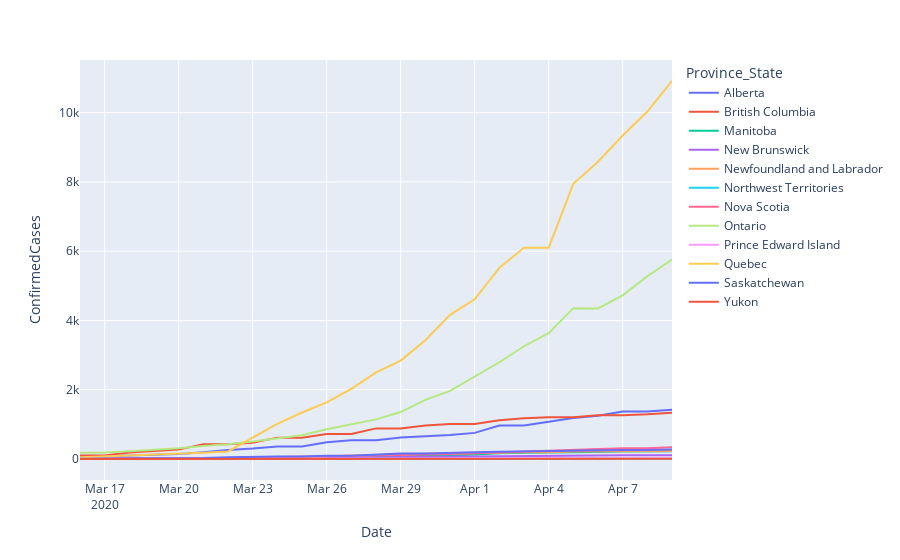

Notebook source saved alongside this figure:
### Code cell
px.line(can_df, x='Date', y='ConfirmedCases', color='Province_State', hover_data=['Fatalities'])

### Figure 1 — Plotly figure (JSON) as saved in the notebook; plotly's stock layout.template omitted (floating-point values rounded to 4 significant figures)
{"data": [{"customdata": [[0], [0], [0], [0], [1], [1], [1], [1], [1], [2], [2], [2], [2], [2], [3], [8], [9], [13], [13], [18], [20], [23], [24], [26], [29]], "hovertemplate": "Province_State=Alberta<br>Date=%{x}<br>ConfirmedCases=%{y}<br>Fatalities=%{customdata[0]}<extra></extra>", "legendgroup": "Alberta", "line": {"color": "#636efa", "dash": "solid"}, "mode": "lines", "name": "Alberta", "showlegend": true, "type": "scatter", "x": ["2020-03-16T00:00:00", "2020-03-17T00:00:00", "2020-03-18T00:00:00", "2020-03-19T00:00:00", "2020-03-20T00:00:00", "2020-03-21T00:00:00", "2020-03-22T00:00:00", "2020-03-23T00:00:00", "2020-03-24T00:00:00", "2020-03-25T00:00:00", "2020-03-26T00:00:00", "2020-03-27T00:00:00", "2020-03-28T00:00:00", "2020-03-29T00:00:00", "2020-03-30T00:00:00", "2020-03-31T00:00:00", "2020-04-01T00:00:00", "2020-04-02T00:00:00", "2020-04-03T00:00:00", "2020-04-04T00:00:00", "2020-04-05T00:00:00", "2020-04-06T00:00:00", "2020-04-07T00:00:00", "2020-04-08T00:00:00", "2020-04-09T00:00:00"], "xaxis": "x", "y": [56, 74, 97, 119, 146, 195, 259, 301, 359, 358, 486, 542, 542, 621, 661, 690, 754, 969, 969, 1075, 1181, 1250, 1373, 1373, 1423], "yaxis": "y"}, {"customdata": [[4], [4], [7], [7], [8], [10], [10], [13], [13], [13], [14], [14], [17], [17], [19], [24], [24], [31], [31], [38], [38], [38], [39], [43], [48]], "hovertemplate": "Province_State=British Columbia<br>Date=%{x}<br>ConfirmedCases=%{y}<br>Fatalities=%{customdata[0]}<extra></extra>", "legendgroup": "British Columbia", "line": {"color": "#EF553B", "dash": "solid"}, "mode": "lines", "name": "British Columbia", "showlegend": true, "type": "scatter", "x": ["2020-03-16T00:00:00", "2020-03-17T00:00:00", "2020-03-18T00:00:00", "2020-03-19T00:00:00", "2020-03-20T00:00:00", "2020-03-21T00:00:00", "2020-03-22T00:00:00", "2020-03-23T00:00:00", "2020-03-24T00:00:00", "2020-03-25T00:00:00", "2020-03-26T00:00:00", "2020-03-27T00:00:00", "2020-03-28T00:00:00", "2020-03-29T00:00:00", "2020-03-30T00:00:00", "2020-03-31T00:00:00", "2020-04-01T00:00:00", "2020-04-02T00:00:00", "2020-04-03T00:00:00", "2020-04-04T00:00:00", "2020-04-05T00:00:00", "2020-04-06T00:00:00", "2020-04-07T00:00:00", "2020-04-08T00:00:00", "2020-04-09T00:00:00"], "xaxis": "x", "y": [103, 103, 186, 231, 271, 424, 424, 472, 617, 617, 725, 725, 884, 884, 970, 1013, 1013, 1121, 1174, 1203, 1203, 1266, 1266, 1291, 1336], "yaxis": "y"}, {"customdata": [[0], [0], [0], [0], [0], [0], [0], [0], [0], [0], [0], [1], [1], [1], [1], [1], [1], [1], [2], [2], [2], [2], [3], [3], [3]], "hovertemplate": "Province_State=Manitoba<br>Date=%{x}<br>ConfirmedCases=%{y}<br>Fatalities=%{customdata[0]}<extra></extra>", "legendgroup": "Manitoba", "line": {"color": "#00cc96", "dash": "solid"}, "mode": "lines", "name": "Manitoba", "showlegend": true, "type": "scatter", "x": ["2020-03-16T00:00:00", "2020-03-17T00:00:00", "2020-03-18T00:00:00", "2020-03-19T00:00:00", "2020-03-20T00:00:00", "2020-03-21T00:00:00", "2020-03-22T00:00:00", "2020-03-23T00:00:00", "2020-03-24T00:00:00", "2020-03-25T00:00:00", "2020-03-26T00:00:00", "2020-03-27T00:00:00", "2020-03-28T00:00:00", "2020-03-29T00:00:00", "2020-03-30T00:00:00", "2020-03-31T00:00:00", "2020-04-01T00:00:00", "2020-04-02T00:00:00", "2020-04-03T00:00:00", "2020-04-04T00:00:00", "2020-04-05T00:00:00", "2020-04-06T00:00:00", "2020-04-07T00:00:00", "2020-04-08T00:00:00", "2020-04-09T00:00:00"], "xaxis": "x", "y": [7, 8, 15, 17, 17, 18, 20, 20, 21, 35, 36, 39, 64, 72, 96, 103, 127, 167, 182, 182, 203, 203, 217, 217, 221], "yaxis": "y"}, {"customdata": [[0], [0], [0], [0], [0], [0], [0], [0], [0], [0], [0], [0], [0], [0], [0], [0], [0], [0], [0], [0], [0], [0], [0], [0], [0]], "hovertemplate": "Province_State=New Brunswick<br>Date=%{x}<br>ConfirmedCases=%{y}<br>Fatalities=%{customdata[0]}<extra></extra>", "legendgroup": "New Brunswick", "line": {"color": "#ab63fa", "dash": "solid"}, "mode": "lines", "name": "New Brunswick", "showlegend": true, "type": "scatter", "x": ["2020-03-16T00:00:00", "2020-03-17T00:00:00", "2020-03-18T00:00:00", "2020-03-19T00:00:00", "2020-03-20T00:00:00", "2020-03-21T00:00:00", "2020-03-22T00:00:00", "2020-03-23T00:00:00", "2020-03-24T00:00:00", "2020-03-25T00:00:00", "2020-03-26T00:00:00", "2020-03-27T00:00:00", "2020-03-28T00:00:00", "2020-03-29T00:00:00", "2020-03-30T00:00:00", "2020-03-31T00:00:00", "2020-04-01T00:00:00", "2020-04-02T00:00:00", "2020-04-03T00:00:00", "2020-04-04T00:00:00", "2020-04-05T00:00:00", "2020-04-06T00:00:00", "2020-04-07T00:00:00", "2020-04-08T00:00:00", "2020-04-09T00:00:00"], "xaxis": "x", "y": [6, 8, 11, 11, 11, 17, 17, 17, 18, 18, 33, 45, 51, 66, 68, 70, 81, 91, 91, 91, 98, 103, 105, 105, 108], "yaxis": "y"}, {"customdata": [[0], [0], [0], [0], [0], [0], [0], [0], [0], [0], [0], [0], [0], [0], [1], [1], [1], [1], [1], [1], [1], [1], [1], [1], [2]], "hovertemplate": "Province_State=Newfoundland and Labrador<br>Date=%{x}<br>ConfirmedCases=%{y}<br>Fatalities=%{customdata[0]}<extra></extra>", "legendgroup": "Newfoundland and Labrador", "line": {"color": "#FFA15A", "dash": "solid"}, "mode": "lines", "name": "Newfoundland and Labrador", "showlegend": true, "type": "scatter", "x": ["2020-03-16T00:00:00", "2020-03-17T00:00:00", "2020-03-18T00:00:00", "2020-03-19T00:00:00", "2020-03-20T00:00:00", "2020-03-21T00:00:00", "2020-03-22T00:00:00", "2020-03-23T00:00:00", "2020-03-24T00:00:00", "2020-03-25T00:00:00", "2020-03-26T00:00:00", "2020-03-27T00:00:00", "2020-03-28T00:00:00", "2020-03-29T00:00:00", "2020-03-30T00:00:00", "2020-03-31T00:00:00", "2020-04-01T00:00:00", "2020-04-02T00:00:00", "2020-04-03T00:00:00", "2020-04-04T00:00:00", "2020-04-05T00:00:00", "2020-04-06T00:00:00", "2020-04-07T00:00:00", "2020-04-08T00:00:00", "2020-04-09T00:00:00"], "xaxis": "x", "y": [1, 3, 3, 3, 4, 6, 9, 24, 35, 35, 82, 102, 120, 135, 148, 152, 175, 183, 195, 195, 217, 226, 228, 228, 232], "yaxis": "y"}, {"customdata": [[0], [0], [0], [0], [0], [0], [0], [0], [0], [0], [0], [0], [0], [0], [0], [0], [0], [0], [0], [0], [0], [0], [0], [0], [0]], "hovertemplate": "Province_State=Northwest Territories<br>Date=%{x}<br>ConfirmedCases=%{y}<br>Fatalities=%{customdata[0]}<extra></extra>", "legendgroup": "Northwest Territories", "line": {"color": "#19d3f3", "dash": "solid"}, "mode": "lines", "name": "Northwest Territories", "showlegend": true, "type": "scatter", "x": ["2020-03-16T00:00:00", "2020-03-17T00:00:00", "2020-03-18T00:00:00", "2020-03-19T00:00:00", "2020-03-20T00:00:00", "2020-03-21T00:00:00", "2020-03-22T00:00:00", "2020-03-23T00:00:00", "2020-03-24T00:00:00", "2020-03-25T00:00:00", "2020-03-26T00:00:00", "2020-03-27T00:00:00", "2020-03-28T00:00:00", "2020-03-29T00:00:00", "2020-03-30T00:00:00", "2020-03-31T00:00:00", "2020-04-01T00:00:00", "2020-04-02T00:00:00", "2020-04-03T00:00:00", "2020-04-04T00:00:00", "2020-04-05T00:00:00", "2020-04-06T00:00:00", "2020-04-07T00:00:00", "2020-04-08T00:00:00", "2020-04-09T00:00:00"], "xaxis": "x", "y": [0, 0, 0, 0, 0, 0, 0, 0, 0, 0, 1, 1, 1, 1, 1, 1, 2, 2, 2, 4, 4, 5, 5, 5, 5], "yaxis": "y"}, {"customdata": [[0], [0], [0], [0], [0], [0], [0], [0], [0], [0], [0], [0], [0], [0], [0], [0], [0], [0], [0], [0], [0], [0], [1], [1], [1]], "hovertemplate": "Province_State=Nova Scotia<br>Date=%{x}<br>ConfirmedCases=%{y}<br>Fatalities=%{customdata[0]}<extra></extra>", "legendgroup": "Nova Scotia", "line": {"color": "#FF6692", "dash": "solid"}, "mode": "lines", "name": "Nova Scotia", "showlegend": true, "type": "scatter", "x": ["2020-03-16T00:00:00", "2020-03-17T00:00:00", "2020-03-18T00:00:00", "2020-03-19T00:00:00", "2020-03-20T00:00:00", "2020-03-21T00:00:00", "2020-03-22T00:00:00", "2020-03-23T00:00:00", "2020-03-24T00:00:00", "2020-03-25T00:00:00", "2020-03-26T00:00:00", "2020-03-27T00:00:00", "2020-03-28T00:00:00", "2020-03-29T00:00:00", "2020-03-30T00:00:00", "2020-03-31T00:00:00", "2020-04-01T00:00:00", "2020-04-02T00:00:00", "2020-04-03T00:00:00", "2020-04-04T00:00:00", "2020-04-05T00:00:00", "2020-04-06T00:00:00", "2020-04-07T00:00:00", "2020-04-08T00:00:00", "2020-04-09T00:00:00"], "xaxis": "x", "y": [5, 7, 12, 14, 15, 21, 28, 41, 51, 68, 73, 90, 110, 122, 127, 147, 173, 193, 207, 236, 262, 293, 310, 310, 342], "yaxis": "y"}, {"customdata": [[0], [1], [1], [1], [2], [3], [5], [6], [7], [8], [13], [18], [18], [21], [31], [33], [37], [53], [67], [94], [119], [150], [153], [153], [200]], "hovertemplate": "Province_State=Ontario<br>Date=%{x}<br>ConfirmedCases=%{y}<br>Fatalities=%{customdata[0]}<extra></extra>", "legendgroup": "Ontario", "line": {"color": "#B6E880", "dash": "solid"}, "mode": "lines", "name": "Ontario", "showlegend": true, "type": "scatter", "x": ["2020-03-16T00:00:00", "2020-03-17T00:00:00", "2020-03-18T00:00:00", "2020-03-19T00:00:00", "2020-03-20T00:00:00", "2020-03-21T00:00:00", "2020-03-22T00:00:00", "2020-03-23T00:00:00", "2020-03-24T00:00:00", "2020-03-25T00:00:00", "2020-03-26T00:00:00", "2020-03-27T00:00:00", "2020-03-28T00:00:00", "2020-03-29T00:00:00", "2020-03-30T00:00:00", "2020-03-31T00:00:00", "2020-04-01T00:00:00", "2020-04-02T00:00:00", "2020-04-03T00:00:00", "2020-04-04T00:00:00", "2020-04-05T00:00:00", "2020-04-06T00:00:00", "2020-04-07T00:00:00", "2020-04-08T00:00:00", "2020-04-09T00:00:00"], "xaxis": "x", "y": [177, 185, 221, 257, 308, 377, 425, 503, 588, 688, 858, 994, 1144, 1355, 1706, 1966, 2392, 2793, 3255, 3630, 4354, 4347, 4726, 5276, 5759], "yaxis": "y"}, {"customdata": [[0], [0], [0], [0], [0], [0], [0], [0], [0], [0], [0], [0], [0], [0], [0], [0], [0], [0], [0], [0], [0], [0], [0], [1], [0]], "hovertemplate": "Province_State=Prince Edward Island<br>Date=%{x}<br>ConfirmedCases=%{y}<br>Fatalities=%{customdata[0]}<extra></extra>", "legendgroup": "Prince Edward Island", "line": {"color": "#FF97FF", "dash": "solid"}, "mode": "lines", "name": "Prince Edward Island", "showlegend": true, "type": "scatter", "x": ["2020-03-16T00:00:00", "2020-03-17T00:00:00", "2020-03-18T00:00:00", "2020-03-19T00:00:00", "2020-03-20T00:00:00", "2020-03-21T00:00:00", "2020-03-22T00:00:00", "2020-03-23T00:00:00", "2020-03-24T00:00:00", "2020-03-25T00:00:00", "2020-03-26T00:00:00", "2020-03-27T00:00:00", "2020-03-28T00:00:00", "2020-03-29T00:00:00", "2020-03-30T00:00:00", "2020-03-31T00:00:00", "2020-04-01T00:00:00", "2020-04-02T00:00:00", "2020-04-03T00:00:00", "2020-04-04T00:00:00", "2020-04-05T00:00:00", "2020-04-06T00:00:00", "2020-04-07T00:00:00", "2020-04-08T00:00:00", "2020-04-09T00:00:00"], "xaxis": "x", "y": [1, 1, 1, 2, 2, 2, 3, 3, 3, 5, 5, 9, 11, 11, 18, 21, 21, 22, 22, 22, 22, 22, 22, 25, 25], "yaxis": "y"}, {"customdata": [[0], [0], [0], [1], [1], [5], [4], [4], [4], [6], [8], [18], [22], [22], [22], [31], [33], [36], [61], [61], [75], [121], [150], [175], [216]], "hovertemplate": "Province_State=Quebec<br>Date=%{x}<br>ConfirmedCases=%{y}<br>Fatalities=%{customdata[0]}<extra></extra>", "legendgroup": "Quebec", "line": {"color": "#FECB52", "dash": "solid"}, "mode": "lines", "name": "Quebec", "showlegend": true, "type": "scatter", "x": ["2020-03-16T00:00:00", "2020-03-17T00:00:00", "2020-03-18T00:00:00", "2020-03-19T00:00:00", "2020-03-20T00:00:00", "2020-03-21T00:00:00", "2020-03-22T00:00:00", "2020-03-23T00:00:00", "2020-03-24T00:00:00", "2020-03-25T00:00:00", "2020-03-26T00:00:00", "2020-03-27T00:00:00", "2020-03-28T00:00:00", "2020-03-29T00:00:00", "2020-03-30T00:00:00", "2020-03-31T00:00:00", "2020-04-01T00:00:00", "2020-04-02T00:00:00", "2020-04-03T00:00:00", "2020-04-04T00:00:00", "2020-04-05T00:00:00", "2020-04-06T00:00:00", "2020-04-07T00:00:00", "2020-04-08T00:00:00", "2020-04-09T00:00:00"], "xaxis": "x", "y": [50, 74, 94, 121, 139, 181, 219, 628, 1013, 1342, 1632, 2024, 2498, 2840, 3430, 4162, 4611, 5518, 6101, 6101, 7944, 8580, 9340, 10031, 10912], "yaxis": "y"}, {"customdata": [[0], [0], [0], [0], [0], [0], [0], [0], [0], [0], [0], [0], [0], [0], [2], [2], [3], [3], [3], [3], [3], [3], [3], [3], [3]], "hovertemplate": "Province_State=Saskatchewan<br>Date=%{x}<br>ConfirmedCases=%{y}<br>Fatalities=%{customdata[0]}<extra></extra>", "legendgroup": "Saskatchewan", "line": {"color": "#636efa", "dash": "solid"}, "mode": "lines", "name": "Saskatchewan", "showlegend": true, "type": "scatter", "x": ["2020-03-16T00:00:00", "2020-03-17T00:00:00", "2020-03-18T00:00:00", "2020-03-19T00:00:00", "2020-03-20T00:00:00", "2020-03-21T00:00:00", "2020-03-22T00:00:00", "2020-03-23T00:00:00", "2020-03-24T00:00:00", "2020-03-25T00:00:00", "2020-03-26T00:00:00", "2020-03-27T00:00:00", "2020-03-28T00:00:00", "2020-03-29T00:00:00", "2020-03-30T00:00:00", "2020-03-31T00:00:00", "2020-04-01T00:00:00", "2020-04-02T00:00:00", "2020-04-03T00:00:00", "2020-04-04T00:00:00", "2020-04-05T00:00:00", "2020-04-06T00:00:00", "2020-04-07T00:00:00", "2020-04-08T00:00:00", "2020-04-09T00:00:00"], "xaxis": "x", "y": [7, 7, 8, 16, 20, 26, 52, 66, 72, 72, 95, 95, 134, 156, 156, 184, 193, 206, 220, 220, 249, 249, 260, 260, 271], "yaxis": "y"}, {"customdata": [[0], [0], [0], [0], [0], [0], [0], [0], [0], [0], [0], [0], [0], [0], [0], [0], [0], [0], [0], [0], [0], [0], [0], [0], [0]], "hovertemplate": "Province_State=Yukon<br>Date=%{x}<br>ConfirmedCases=%{y}<br>Fatalities=%{customdata[0]}<extra></extra>", "legendgroup": "Yukon", "line": {"color": "#EF553B", "dash": "solid"}, "mode": "lines", "name": "Yukon", "showlegend": true, "type": "scatter", "x": ["2020-03-16T00:00:00", "2020-03-17T00:00:00", "2020-03-18T00:00:00", "2020-03-19T00:00:00", "2020-03-20T00:00:00", "2020-03-21T00:00:00", "2020-03-22T00:00:00", "2020-03-23T00:00:00", "2020-03-24T00:00:00", "2020-03-25T00:00:00", "2020-03-26T00:00:00", "2020-03-27T00:00:00", "2020-03-28T00:00:00", "2020-03-29T00:00:00", "2020-03-30T00:00:00", "2020-03-31T00:00:00", "2020-04-01T00:00:00", "2020-04-02T00:00:00", "2020-04-03T00:00:00", "2020-04-04T00:00:00", "2020-04-05T00:00:00", "2020-04-06T00:00:00", "2020-04-07T00:00:00", "2020-04-08T00:00:00", "2020-04-09T00:00:00"], "xaxis": "x", "y": [0, 0, 0, 0, 0, 0, 0, 0, 0, 0, 3, 3, 4, 4, 4, 5, 5, 6, 6, 6, 6, 6, 7, 7, 7], "yaxis": "y"}], "layout": {"legend": {"title": {"text": "Province_State"}, "tracegroupgap": 0}, "margin": {"t": 60}, "xaxis": {"anchor": "y", "domain": [0, 1], "title": {"text": "Date"}}, "yaxis": {"anchor": "x", "domain": [0, 1], "title": {"text": "ConfirmedCases"}}}}
